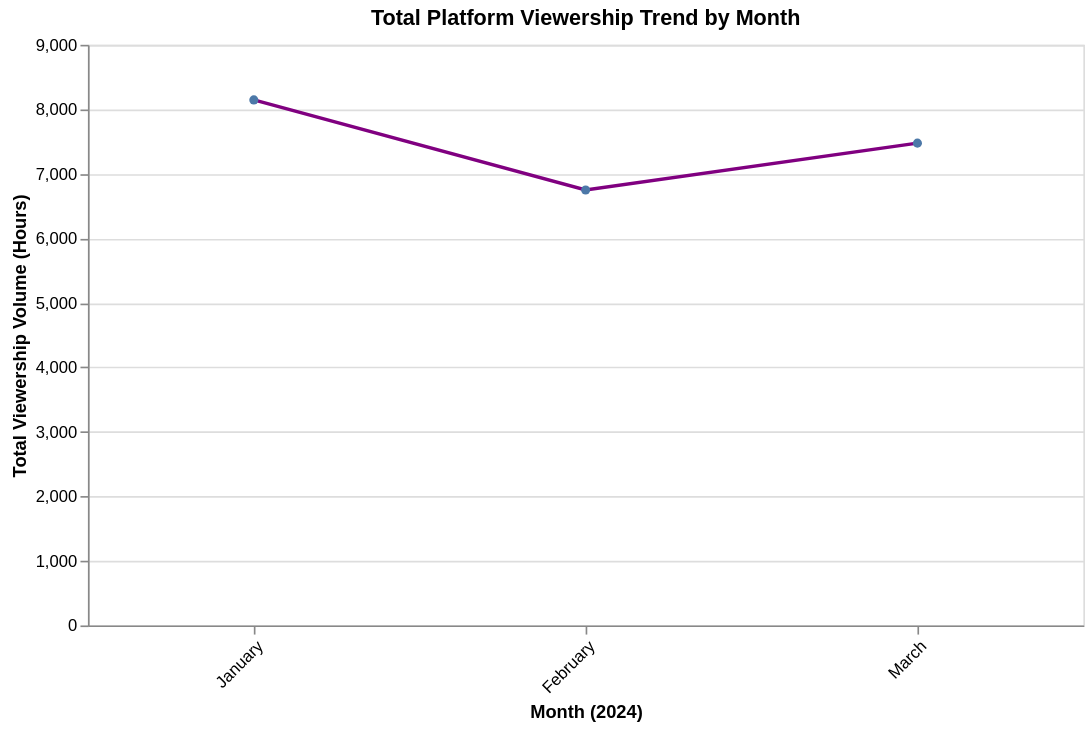

Notebook cell for this chart:
### Markdown cell above
#### Peak viewership for each month
- I used this stack overflow to extract the month names from pandas datetime object
    - https://stackoverflow.com/questions/57033657/how-to-extract-month-name-and-year-from-date-column-of-dataframe

### Code cell
# Extract month name from our converted pandas date object
sessions_df_resolved['month'] = sessions_df_resolved['started_at'].dt.strftime('%B')

monthly_viewership = (sessions_df_resolved.groupby("month").agg(total_sessions=("session_id","count",),  # distinct watch sessions
        total_watch_hours=("duration_mins", lambda x: x.sum() / 60,),  # Summing total watch hours
).reset_index())

month_order = [
    "January",
    "February",
    "March",
    "April",
    "May",
    "June",
    "July",
    "August",
    "September",
    "October",
    "November",
    "December",
]

alt.Chart(monthly_viewership).mark_line(point=True, color="purple").encode(
    x=alt.X(
        "month:N",
        title="Month (2024)",
        sort=month_order,  # Enforces correct calendar sequence
        axis=alt.Axis(labelAngle=-45),
    ),
    y=alt.Y(
        "total_watch_hours:Q",
        title="Total Viewership Volume (Hours)",
        axis=alt.Axis(format=",.0f"),
    ),
    tooltip=[
        alt.Tooltip("month:N", title="Month"),
        alt.Tooltip("total_watch_hours:Q", title="Total Watch Hours", format=",.1f"),
        alt.Tooltip("total_sessions:Q", title="Total Sessions", format=","),
        ],
        ).properties(
            title="Total Platform Viewership Trend by Month", 
            width=600, 
            height=350)

### Figure 1 — Vega-Lite specification as saved in the notebook (floating-point values rounded to 4 significant figures)
{"config": {"view": {"continuousWidth": 300, "continuousHeight": 300}}, "data": {"name": "data-a415d26c96fbe30727577f6321ff94e5"}, "mark": {"type": "line", "color": "purple", "point": true}, "encoding": {"tooltip": [{"field": "month", "title": "Month", "type": "nominal"}, {"field": "total_watch_hours", "format": ",.1f", "title": "Total Watch Hours", "type": "quantitative"}, {"field": "total_sessions", "format": ",", "title": "Total Sessions", "type": "quantitative"}], "x": {"axis": {"labelAngle": -45}, "field": "month", "sort": ["January", "February", "March", "April", "May", "June", "July", "August", "September", "October", "November", "December"], "title": "Month (2024)", "type": "nominal"}, "y": {"axis": {"format": ",.0f"}, "field": "total_watch_hours", "title": "Total Viewership Volume (Hours)", "type": "quantitative"}}, "height": 350, "title": "Total Platform Viewership Trend by Month", "width": 600, "$schema": "https://vega.github.io/schema/vega-lite/v6.4.1.json", "datasets": {"data-a415d26c96fbe30727577f6321ff94e5": [{"month": "February", "total_sessions": 6962, "total_watch_hours": 6750.0}, {"month": "January", "total_sessions": 8368, "total_watch_hours": 8146.0}, {"month": "March", "total_sessions": 7349, "total_watch_hours": 7475.0}]}}
